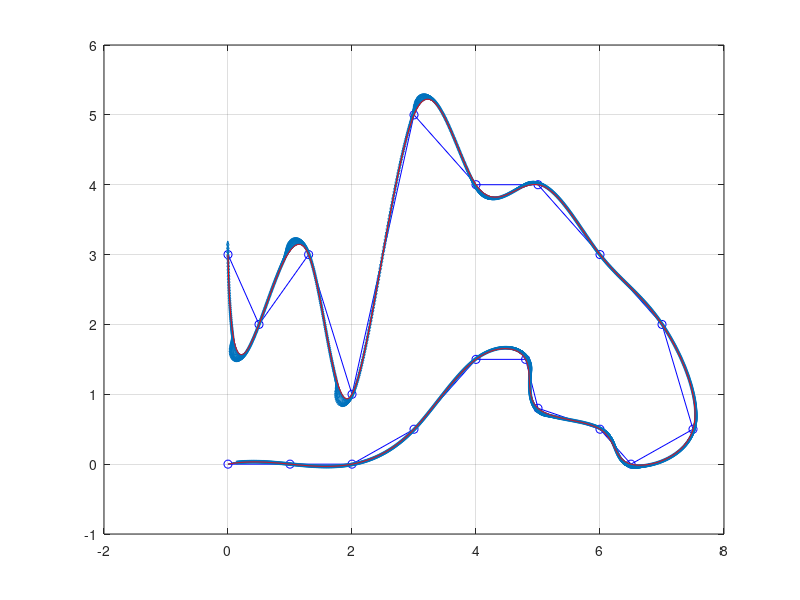

MATLAB code for this plot:
% Design trajectory from given set of points (spline interpolation)

function traj = getTrajectory()

point = [0, 0;
    1, 0;
    2,0
    3,0.5
    4,1.5
    4.8, 1.5
    5,0.8
    6, 0.5
    6.5, 0
    7.5, 0.5
    7,2
    6, 3
    5, 4
    4., 4
    3, 5
    2., 1;
    1.3, 3
    0.5, 2.
    0,3];

s = 1:1:length(point);


px_spline = spline(s, point(:,1), 1:0.01:length(point));
py_spline = spline(s, point(:,2), 1:0.01:length(point));

p_spline = [px_spline', py_spline'];

yaw = zeros(length(px_spline), 1);
for i = 2:length(px_spline)-1
    x_forward = px_spline(i+1);
    x_backward = px_spline(i-1);
    y_forward = py_spline(i+1);
    y_backward = py_spline(i-1);
    yaw(i) = atan2(y_forward-y_backward, x_forward-x_backward);
end
yaw(1) = yaw(2);
yaw(end) = yaw(end-1);

scale = 0.01;

figure();
plot(point(:,1), point(:,2), 'bo-'); hold on;
quiver(px_spline', py_spline', cos(yaw) * scale, sin(yaw) * scale);
plot(px_spline, py_spline,'r-'); grid on; hold off;

traj = [px_spline', py_spline', yaw];